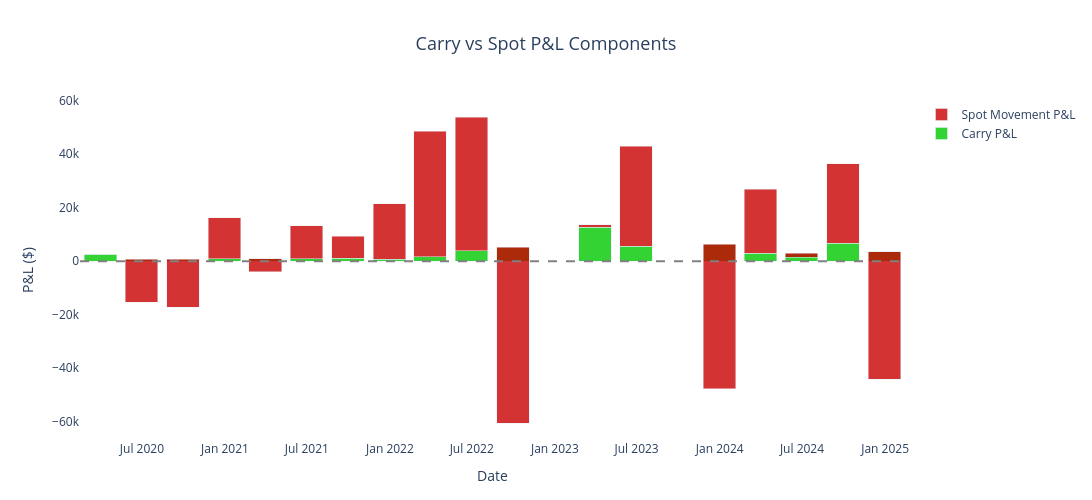
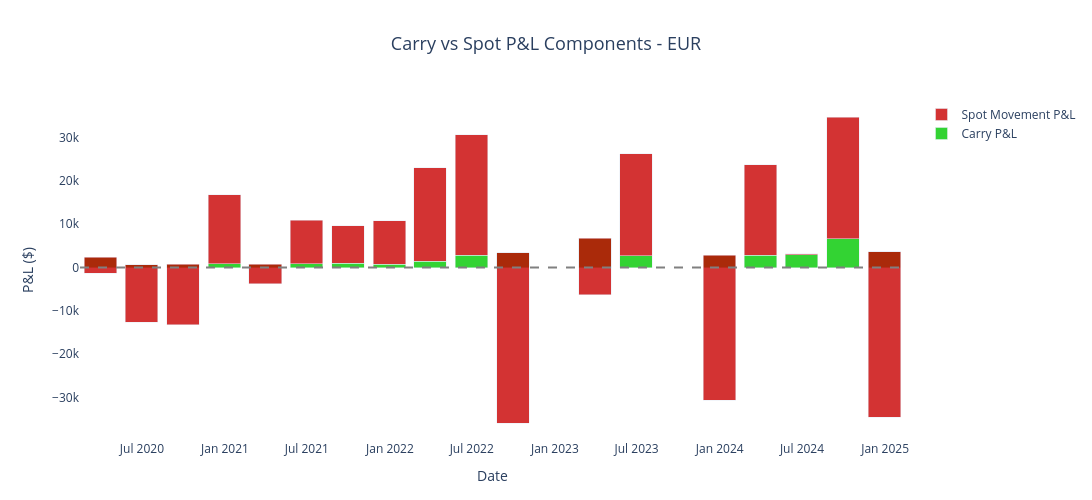

The notebook cell saved with these charts, in order:
### Markdown cell above
### 8.3 Plot P&L Components (Carry vs Spot as Stacked Bars)

### Code cell
# 8.3.1 Aggregated carry vs spot across ALL currencies
print("\nPlotting aggregated P&L components (Carry vs Spot)...")
fig3 = trade_portfolio.plot_pnl_components(period='Q', cumulative=False, stacked=True)
fig3.show()

print("\n" + "="*80)

# 8.3.2 P&L components for single currency
print("\nPlotting P&L components for EUR only...")
fig4 = trade_portfolio.plot_pnl_components(period='Q', cumulative=False, currency='EUR', stacked=True)
fig4.show()

print("\n✓ Green = Carry P&L (benefit from forward premium/discount)")
print("  Red   = Spot Movement P&L (profit/loss from FX rate changes)")
print("\nAnalysis:")
print("  - Height of green bars = how much you earned from hedging")
print("  - Height of red bars = profit/loss from actual spot movements")
print("  - Shows clearly which component drove total P&L")

### Figure 1 — Plotly figure (JSON) as saved in the notebook; plotly's stock layout.template omitted (floating-point values rounded to 4 significant figures)
{"data": [{"hovertemplate": "Date: %{x|%Y-%m-%d}<br>Carry: $%{y:,.0f}<extra></extra>", "marker": {"color": "rgba(0, 200, 0, 0.8)"}, "name": "Carry P&L", "type": "bar", "x": ["2020-03-31T00:00:00.000000000", "2020-06-30T00:00:00.000000000", "2020-09-30T00:00:00.000000000", "2020-12-31T00:00:00.000000000", "2021-03-31T00:00:00.000000000", "2021-06-30T00:00:00.000000000", "2021-09-30T00:00:00.000000000", "2021-12-31T00:00:00.000000000", "2022-03-31T00:00:00.000000000", "2022-06-30T00:00:00.000000000", "2022-09-30T00:00:00.000000000", "2023-03-31T00:00:00.000000000", "2023-06-30T00:00:00.000000000", "2023-12-31T00:00:00.000000000", "2024-03-31T00:00:00.000000000", "2024-06-30T00:00:00.000000000", "2024-09-30T00:00:00.000000000", "2024-12-31T00:00:00.000000000"], "y": [2654.0, 655.9, 793.0, 870.1, 836.9, 843.2, 1033.0, 752.8, 1766.0, 3925.0, 5196.0, 12650.0, 5602.0, 6378.0, 2902.0, 3072.0, 6754.0, 3504.0]}, {"hovertemplate": "Date: %{x|%Y-%m-%d}<br>Spot: $%{y:,.0f}<extra></extra>", "marker": {"color": "rgba(200, 0, 0, 0.8)"}, "name": "Spot Movement P&L", "type": "bar", "x": ["2020-03-31T00:00:00.000000000", "2020-06-30T00:00:00.000000000", "2020-09-30T00:00:00.000000000", "2020-12-31T00:00:00.000000000", "2021-03-31T00:00:00.000000000", "2021-06-30T00:00:00.000000000", "2021-09-30T00:00:00.000000000", "2021-12-31T00:00:00.000000000", "2022-03-31T00:00:00.000000000", "2022-06-30T00:00:00.000000000", "2022-09-30T00:00:00.000000000", "2023-03-31T00:00:00.000000000", "2023-06-30T00:00:00.000000000", "2023-12-31T00:00:00.000000000", "2024-03-31T00:00:00.000000000", "2024-06-30T00:00:00.000000000", "2024-09-30T00:00:00.000000000", "2024-12-31T00:00:00.000000000"], "y": [-15.67, -15930.0, -18020.0, 15320.0, -4858.0, 12340.0, 8250.0, 20810.0, 46800.0, 49960.0, -65640.0, 1047.0, 37410.0, -54030.0, 23910.0, -1609.0, 29750.0, -47530.0]}], "layout": {"barmode": "stack", "height": 500, "hovermode": "x unified", "margin": {"b": 60, "l": 80, "r": 80, "t": 100}, "paper_bgcolor": "white", "plot_bgcolor": "white", "shapes": [{"line": {"color": "gray", "dash": "dash"}, "type": "line", "x0": 0, "x1": 1, "xref": "x domain", "y0": 0, "y1": 0, "yref": "y"}], "title": {"font": {"size": 18}, "text": "Carry vs Spot P&L Components", "x": 0.5, "xanchor": "center"}, "width": 1100, "xaxis": {"title": {"text": "Date"}}, "yaxis": {"title": {"text": "P&L ($)"}}}}

### Figure 2 — Plotly figure (JSON) as saved in the notebook; plotly's stock layout.template omitted (floating-point values rounded to 4 significant figures)
{"data": [{"hovertemplate": "Date: %{x|%Y-%m-%d}<br>Carry: $%{y:,.0f}<extra></extra>", "marker": {"color": "rgba(0, 200, 0, 0.8)"}, "name": "Carry P&L", "type": "bar", "x": ["2020-03-31T00:00:00.000000000", "2020-06-30T00:00:00.000000000", "2020-09-30T00:00:00.000000000", "2020-12-31T00:00:00.000000000", "2021-03-31T00:00:00.000000000", "2021-06-30T00:00:00.000000000", "2021-09-30T00:00:00.000000000", "2021-12-31T00:00:00.000000000", "2022-03-31T00:00:00.000000000", "2022-06-30T00:00:00.000000000", "2022-09-30T00:00:00.000000000", "2023-03-31T00:00:00.000000000", "2023-06-30T00:00:00.000000000", "2023-12-31T00:00:00.000000000", "2024-03-31T00:00:00.000000000", "2024-06-30T00:00:00.000000000", "2024-09-30T00:00:00.000000000", "2024-12-31T00:00:00.000000000"], "y": [2410.0, 621.5, 742.9, 827.2, 811.9, 825.2, 1009.0, 724.5, 1517.0, 2836.0, 3434.0, 6757.0, 2739.0, 2808.0, 2812.0, 2951.0, 6655.0, 3699.0]}, {"hovertemplate": "Date: %{x|%Y-%m-%d}<br>Spot: $%{y:,.0f}<extra></extra>", "marker": {"color": "rgba(200, 0, 0, 0.8)"}, "name": "Spot Movement P&L", "type": "bar", "x": ["2020-03-31T00:00:00.000000000", "2020-06-30T00:00:00.000000000", "2020-09-30T00:00:00.000000000", "2020-12-31T00:00:00.000000000", "2021-03-31T00:00:00.000000000", "2021-06-30T00:00:00.000000000", "2021-09-30T00:00:00.000000000", "2021-12-31T00:00:00.000000000", "2022-03-31T00:00:00.000000000", "2022-06-30T00:00:00.000000000", "2022-09-30T00:00:00.000000000", "2023-03-31T00:00:00.000000000", "2023-06-30T00:00:00.000000000", "2023-12-31T00:00:00.000000000", "2024-03-31T00:00:00.000000000", "2024-06-30T00:00:00.000000000", "2024-09-30T00:00:00.000000000", "2024-12-31T00:00:00.000000000"], "y": [-3688.0, -13190.0, -13910.0, 15950.0, -4558.0, 10090.0, 8641.0, 10040.0, 21510.0, 27830.0, -39320.0, -13050.0, 23550.0, -33470.0, 20900.0, 218.7, 28110.0, -38300.0]}], "layout": {"barmode": "stack", "height": 500, "hovermode": "x unified", "margin": {"b": 60, "l": 80, "r": 80, "t": 100}, "paper_bgcolor": "white", "plot_bgcolor": "white", "shapes": [{"line": {"color": "gray", "dash": "dash"}, "type": "line", "x0": 0, "x1": 1, "xref": "x domain", "y0": 0, "y1": 0, "yref": "y"}], "title": {"font": {"size": 18}, "text": "Carry vs Spot P&L Components - EUR", "x": 0.5, "xanchor": "center"}, "width": 1100, "xaxis": {"title": {"text": "Date"}}, "yaxis": {"title": {"text": "P&L ($)"}}}}
